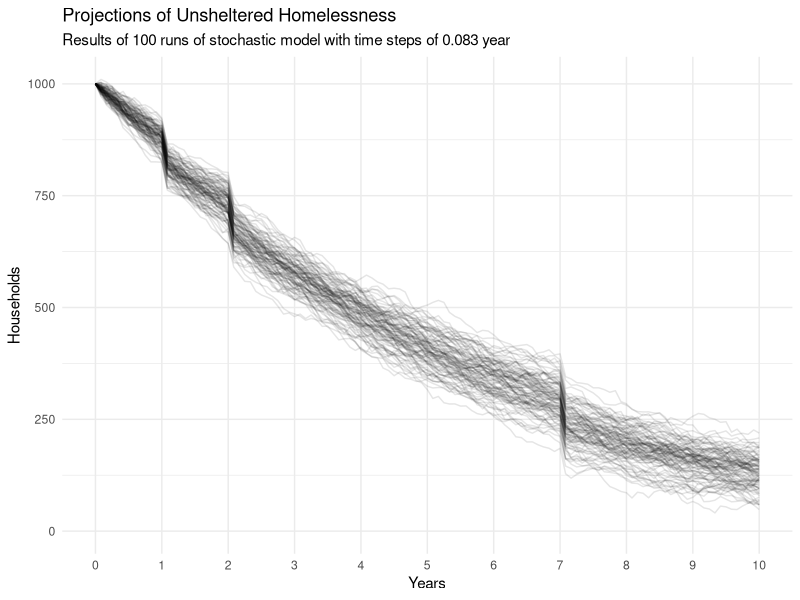

R code for this plot:
## Simple homeless system model
## Using stochastic differential equations

# Model contains four compartments
# U = unsheltered
# S = temporary shelter (e.g., emergency shelter, transitional housing)
# P = permanent housing (e.g., rapid rehousing, permanent supportive housing)
# O = other housing in the community
# Because shelter and housing have fixed capacities, their inflows/outflows cancel out
# As a result, only the system inflow and system outflow need to be modeled,
# with system outflow being proportional to the conditions of U, S, and P

# Model makes simplified assumptions about adding permanent housing units:
# - Lease up is happens within a single time step
# - Added permanent housing reduces unsheltered homelessness immediately
# - Utilization is 100%

rm(list = ls(all = TRUE))  # resets R to fresh

library(dplyr)
library(tidyr)
library(ggplot2)

set.seed(78324)
tend <- 10         # years to model
delta_t <- 1/12    # time steps
niter <- 100       # iterations of stochastic model
stochastic <- TRUE # TRUE for stochastic, FALSE for deterministic


#### Initial conditions ####
U_0 <- 1000 #unsheltered households
S_0 <- 150  #households in shelter/temporary housing
P_0 <- 350  #households in permanent housing within homelessness response system
O_0 <- 0    #households placed in other permanent housing (outside of system)

#### Additional units ####
# Added units are net changes at a point in time, not cumulative
s_new <- data.frame(units = 50, #new shelter units added
                    year = 2)
p_new <- data.frame(units = c(50,50), #new permanent housing units added
                    year = c(1,7)) #year new units are added

#### Model parameters ####

## Inflow
alpha <- 300 #fixed inflow rate per year

## Outflow 
# Rates of flow in years^{-1} (inverse of avg LOS)
u_out <- 365/180
s_out <- 365/90
p_out <- 365/720

# Percent of exits to other community housing
u_pct_o <- 0.1
s_pct_o <- 0.2
p_pct_o <- 0.6

# Final outflow parameters
beta_u <- u_out * u_pct_o
beta_s <- s_out * s_pct_o
beta_p <- p_out * p_pct_o


#### Stochastic Model ####
# Credit for approach and significant chunks of code to: Sherry Towers
# http://sherrytowers.com/2016/02/06/stochastic-compartmental-modelling-with-stochastic-differential-equations-2/

niter2 <- if(stochastic) niter else 1 # FALSE = only one iteration

zstate <- list()
i <- 1L
for (iter in 1:niter2){
  time <- 0
  vstate <- c(U_0, S_0, P_0, O_0)
  
  # State changes: http://sherrytowers.com/2016/01/02/stochastic-compartmental-modelling/#step2
  K <- length(vstate)  # number of compartments
  J <- 4               # number of possible state changes
  lambda <- matrix(0,nrow=J,ncol=K)
  lambda[1,] <- c(1,0,0,0)
  lambda[2,] <- c(-1,0,0,1)
  lambda[3,] <- c(-1,0,0,1)
  lambda[4,] <- c(-1,0,0,1)
  
  while(vstate[1] > 0 & time <= tend) {
    time <- round(time / delta_t, 0) * delta_t #fix rounding errors
    zstate[[i]] <- c(vstate, time, iter)
    U <- vstate[1]
    S <- vstate[2]
    P <- vstate[3]
    O <- vstate[4]
    vec_p <- c(alpha, 
              beta_u*U,
              beta_s*S,
              beta_p*P)
    
    G_t <- lambda
    for (irow in 1:nrow(G_t)){
      G_t[irow,] <- G_t[irow,] * sqrt(vec_p[irow]) #state changes * sqrt of flow rates
    }
    G <- t(G_t)
    W <- rnorm(ncol(G)) * stochastic # TRUE coerced to 1, FALSE coerced to 0
    
    # Stochastic changes
    ## G contains square roots of flow rates (with signs representing state changes)
    ## W contains draws from Wiener process with mean = 0 and sd = 1
    ## Multiplying G * W scales the variance to approximate poisson process with lambda = flow rates
    ## sqrt(lambda) * norm(0, 1) ~= pois(lambda)
    
    delta_U <- delta_t*(alpha - beta_u*U - beta_s*S - beta_p*P) + sqrt(delta_t)*sum(G[1,]*W)
    delta_S <- 0                                                + sqrt(delta_t)*sum(G[2,]*W)
    delta_P <- 0                                                + sqrt(delta_t)*sum(G[3,]*W)
    delta_O <- delta_t*(beta_u*U + beta_s*S + beta_p*P)         + sqrt(delta_t)*sum(G[4,]*W)
    
    # Capacity change
    delta_S_cap <- if(time %in% s_new$year) s_new$units[s_new$year == time] else 0
    delta_P_cap <- if(time %in% p_new$year) p_new$units[p_new$year == time] else 0
    
    vstate[1] <- vstate[1] + delta_U - delta_S_cap - delta_P_cap
    vstate[2] <- vstate[2] + delta_S + delta_S_cap
    vstate[3] <- vstate[3] + delta_P + delta_P_cap 
    vstate[4] <- vstate[4] + delta_O 
    
    vstate[vstate<0] <- 0
    i <- i + 1
    time <- time + delta_t
  }
  cat("Iteration:", iter, niter, " ", time, vstate, "\n")
}

smodel <- data.frame(matrix(unlist(zstate), ncol = 6, byrow = TRUE))
colnames(smodel) <- c("U", "S", "P", "O", "time", "iter")

#### Plot results ####
subtitle <- if(stochastic) {
  paste("Results of", niter, "runs of stochastic model with time steps of", round(delta_t,3), "year")
} else { paste("Results of deterministic model with time steps of", round(delta_t,3), "year")}
alpha <- if(stochastic) 0.1 else 1

ggplot(smodel, aes(x = time, y = U, group = iter)) +
  geom_line(alpha = alpha) +
  scale_x_continuous(breaks = seq(0, 10, 1)) +
  expand_limits(y = 0) +
  labs(title = "Projections of Unsheltered Homelessness",
       subtitle = subtitle,
       x = "Years",
       y = "Households") +
  theme_minimal() +
  theme(panel.grid.minor.x = element_blank())
